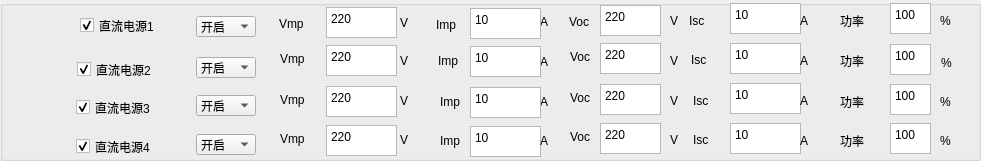
  <widget class="QGroupBox" name="groupBox_7">
   <property name="geometry">
    <rect>
     <x>0</x>
     <y>100</y>
     <width>981</width>
     <height>161</height>
    </rect>
   </property>
   <property name="title">
    <string/>
   </property>
   <widget class="QLabel" name="label_17">
    <property name="geometry">
     <rect>
      <x>280</x>
      <y>90</y>
      <width>31</width>
      <height>20</height>
     </rect>
    </property>
    <property name="text">
     <string>Vmp</string>
    </property>
   </widget>
   <widget class="QTextEdit" name="textEdit_S1_DC2_Isc">
    <property name="geometry">
     <rect>
      <x>730</x>
      <y>43</y>
      <width>71</width>
      <height>31</height>
     </rect>
    </property>
    <property name="html">
     <string>&lt;!DOCTYPE HTML PUBLIC &quot;-//W3C//DTD HTML 4.0//EN&quot; &quot;http://www.w3.org/TR/REC-html40/strict.dtd&quot;&gt;
&lt;html&gt;&lt;head&gt;&lt;meta name=&quot;qrichtext&quot; content=&quot;1&quot; /&gt;&lt;style type=&quot;text/css&quot;&gt;
p, li { white-space: pre-wrap; }
&lt;/style&gt;&lt;/head&gt;&lt;body style=&quot; font-family:'宋体'; font-size:10pt; font-weight:400; font-style:normal;&quot;&gt;
&lt;p style=&quot; margin-top:0px; margin-bottom:0px; margin-left:0px; margin-right:0px; -qt-block-indent:0; text-indent:0px;&quot;&gt;&lt;span style=&quot; font-family:'SimSun'; font-size:9pt;&quot;&gt;10&lt;/span&gt;&lt;/p&gt;&lt;/body&gt;&lt;/html&gt;</string>
    </property>
   </widget>
   <widget class="QTextEdit" name="textEdit_S1_DC2_PF">
    <property name="geometry">
     <rect>
      <x>890</x>
      <y>44</y>
      <width>41</width>
      <height>31</height>
     </rect>
    </property>
    <property name="html">
     <string>&lt;!DOCTYPE HTML PUBLIC &quot;-//W3C//DTD HTML 4.0//EN&quot; &quot;http://www.w3.org/TR/REC-html40/strict.dtd&quot;&gt;
&lt;html&gt;&lt;head&gt;&lt;meta name=&quot;qrichtext&quot; content=&quot;1&quot; /&gt;&lt;style type=&quot;text/css&quot;&gt;
p, li { white-space: pre-wrap; }
&lt;/style&gt;&lt;/head&gt;&lt;body style=&quot; font-family:'宋体'; font-size:10pt; font-weight:400; font-style:normal;&quot;&gt;
&lt;p style=&quot; margin-top:0px; margin-bottom:0px; margin-left:0px; margin-right:0px; -qt-block-indent:0; text-indent:0px;&quot;&gt;&lt;span style=&quot; font-family:'SimSun'; font-size:9pt;&quot;&gt;100&lt;/span&gt;&lt;/p&gt;&lt;/body&gt;&lt;/html&gt;</string>
    </property>
   </widget>
   <widget class="QTextEdit" name="textEdit_S1_DC3_Voc">
    <property name="geometry">
     <rect>
      <x>600</x>
      <y>84</y>
      <width>61</width>
      <height>31</height>
     </rect>
    </property>
    <property name="html">
     <string>&lt;!DOCTYPE HTML PUBLIC &quot;-//W3C//DTD HTML 4.0//EN&quot; &quot;http://www.w3.org/TR/REC-html40/strict.dtd&quot;&gt;
&lt;html&gt;&lt;head&gt;&lt;meta name=&quot;qrichtext&quot; content=&quot;1&quot; /&gt;&lt;style type=&quot;text/css&quot;&gt;
p, li { white-space: pre-wrap; }
&lt;/style&gt;&lt;/head&gt;&lt;body style=&quot; font-family:'宋体'; font-size:10pt; font-weight:400; font-style:normal;&quot;&gt;
&lt;p style=&quot; margin-top:0px; margin-bottom:0px; margin-left:0px; margin-right:0px; -qt-block-indent:0; text-indent:0px;&quot;&gt;&lt;span style=&quot; font-family:'SimSun'; font-size:9pt;&quot;&gt;220&lt;/span&gt;&lt;/p&gt;&lt;/body&gt;&lt;/html&gt;</string>
    </property>
   </widget>
   <widget class="QTextEdit" name="textEdit_S1_DC3_Isc">
    <property name="geometry">
     <rect>
      <x>730</x>
      <y>83</y>
      <width>71</width>
      <height>31</height>
     </rect>
    </property>
    <property name="html">
     <string>&lt;!DOCTYPE HTML PUBLIC &quot;-//W3C//DTD HTML 4.0//EN&quot; &quot;http://www.w3.org/TR/REC-html40/strict.dtd&quot;&gt;
&lt;html&gt;&lt;head&gt;&lt;meta name=&quot;qrichtext&quot; content=&quot;1&quot; /&gt;&lt;style type=&quot;text/css&quot;&gt;
p, li { white-space: pre-wrap; }
&lt;/style&gt;&lt;/head&gt;&lt;body style=&quot; font-family:'宋体'; font-size:10pt; font-weight:400; font-style:normal;&quot;&gt;
&lt;p style=&quot; margin-top:0px; margin-bottom:0px; margin-left:0px; margin-right:0px; -qt-block-indent:0; text-indent:0px;&quot;&gt;&lt;span style=&quot; font-family:'SimSun'; font-size:9pt;&quot;&gt;10&lt;/span&gt;&lt;/p&gt;&lt;/body&gt;&lt;/html&gt;</string>
    </property>
   </widget>
   <widget class="QLabel" name="label_110">
    <property name="geometry">
     <rect>
      <x>400</x>
      <y>13</y>
      <width>16</width>
      <height>20</height>
     </rect>
    </property>
    <property name="text">
     <string>V</string>
    </property>
   </widget>
   <widget class="QTextEdit" name="textEdit_S1_DC1_Isc">
    <property name="geometry">
     <rect>
      <x>730</x>
      <y>3</y>
      <width>71</width>
      <height>31</height>
     </rect>
    </property>
    <property name="html">
     <string>&lt;!DOCTYPE HTML PUBLIC &quot;-//W3C//DTD HTML 4.0//EN&quot; &quot;http://www.w3.org/TR/REC-html40/strict.dtd&quot;&gt;
&lt;html&gt;&lt;head&gt;&lt;meta name=&quot;qrichtext&quot; content=&quot;1&quot; /&gt;&lt;style type=&quot;text/css&quot;&gt;
p, li { white-space: pre-wrap; }
&lt;/style&gt;&lt;/head&gt;&lt;body style=&quot; font-family:'宋体'; font-size:10pt; font-weight:400; font-style:normal;&quot;&gt;
&lt;p style=&quot; margin-top:0px; margin-bottom:0px; margin-left:0px; margin-right:0px; -qt-block-indent:0; text-indent:0px;&quot;&gt;&lt;span style=&quot; font-family:'SimSun'; font-size:9pt;&quot;&gt;10&lt;/span&gt;&lt;/p&gt;&lt;/body&gt;&lt;/html&gt;</string>
    </property>
   </widget>
   <widget class="QLabel" name="label_125">
    <property name="geometry">
     <rect>
      <x>440</x>
      <y>133</y>
      <width>31</width>
      <height>16</height>
     </rect>
    </property>
    <property name="text">
     <string>Imp</string>
    </property>
   </widget>
   <widget class="QLabel" name="label_128">
    <property name="geometry">
     <rect>
      <x>800</x>
      <y>53</y>
      <width>16</width>
      <height>16</height>
     </rect>
    </property>
    <property name="text">
     <string>A</string>
    </property>
   </widget>
   <widget class="QLabel" name="label_112">
    <property name="geometry">
     <rect>
      <x>941</x>
      <y>55</y>
      <width>16</width>
      <height>16</height>
     </rect>
    </property>
    <property name="text">
     <string>%</string>
    </property>
   </widget>
   <widget class="QTextEdit" name="textEdit_S1_DC1_VOLT">
    <property name="geometry">
     <rect>
      <x>326</x>
      <y>7</y>
      <width>71</width>
      <height>31</height>
     </rect>
    </property>
    <property name="html">
     <string>&lt;!DOCTYPE HTML PUBLIC &quot;-//W3C//DTD HTML 4.0//EN&quot; &quot;http://www.w3.org/TR/REC-html40/strict.dtd&quot;&gt;
&lt;html&gt;&lt;head&gt;&lt;meta name=&quot;qrichtext&quot; content=&quot;1&quot; /&gt;&lt;style type=&quot;text/css&quot;&gt;
p, li { white-space: pre-wrap; }
&lt;/style&gt;&lt;/head&gt;&lt;body style=&quot; font-family:'宋体'; font-size:10pt; font-weight:400; font-style:normal;&quot;&gt;
&lt;p style=&quot; margin-top:0px; margin-bottom:0px; margin-left:0px; margin-right:0px; -qt-block-indent:0; text-indent:0px;&quot;&gt;&lt;span style=&quot; font-family:'SimSun'; font-size:9pt;&quot;&gt;220&lt;/span&gt;&lt;/p&gt;&lt;/body&gt;&lt;/html&gt;</string>
    </property>
   </widget>
   <widget class="QLabel" name="label_55">
    <property name="geometry">
     <rect>
      <x>940</x>
      <y>13</y>
      <width>16</width>
      <height>16</height>
     </rect>
    </property>
    <property name="text">
     <string>%</string>
    </property>
   </widget>
   <widget class="QLabel" name="label_116">
    <property name="geometry">
     <rect>
      <x>840</x>
      <y>94</y>
      <width>41</width>
      <height>16</height>
     </rect>
    </property>
    <property name="text">
     <string>功率</string>
    </property>
   </widget>
   <widget class="QComboBox" name="comboBox_S1_DC4">
    <property name="geometry">
     <rect>
      <x>196</x>
      <y>134</y>
      <width>60</width>
      <height>21</height>
     </rect>
    </property>
    <item>
     <property name="text">
      <string>开启</string>
     </property>
    </item>
    <item>
     <property name="text">
      <string>关闭</string>
     </property>
    </item>
   </widget>
   <widget class="QCheckBox" name="checkBox_S1_DC4">
    <property name="geometry">
     <rect>
      <x>76</x>
      <y>126</y>
      <width>111</width>
      <height>41</height>
     </rect>
    </property>
    <property name="text">
     <string>直流电源4</string>
    </property>
    <property name="checked">
     <bool>true</bool>
    </property>
   </widget>
   <widget class="QLabel" name="label_109">
    <property name="geometry">
     <rect>
      <x>670</x>
      <y>13</y>
      <width>16</width>
      <height>16</height>
     </rect>
    </property>
    <property name="text">
     <string>V</string>
    </property>
   </widget>
   <widget class="QLabel" name="label_57">
    <property name="geometry">
     <rect>
      <x>540</x>
      <y>94</y>
      <width>16</width>
      <height>16</height>
     </rect>
    </property>
    <property name="text">
     <string>A</string>
    </property>
   </widget>
   <widget class="QLabel" name="label_105">
    <property name="geometry">
     <rect>
      <x>693</x>
      <y>132</y>
      <width>31</width>
      <height>16</height>
     </rect>
    </property>
    <property name="text">
     <string>Isc</string>
    </property>
   </widget>
   <widget class="QTextEdit" name="textEdit_S1_DC3_VOLT">
    <property name="geometry">
     <rect>
      <x>326</x>
      <y>86</y>
      <width>71</width>
      <height>31</height>
     </rect>
    </property>
    <property name="html">
     <string>&lt;!DOCTYPE HTML PUBLIC &quot;-//W3C//DTD HTML 4.0//EN&quot; &quot;http://www.w3.org/TR/REC-html40/strict.dtd&quot;&gt;
&lt;html&gt;&lt;head&gt;&lt;meta name=&quot;qrichtext&quot; content=&quot;1&quot; /&gt;&lt;style type=&quot;text/css&quot;&gt;
p, li { white-space: pre-wrap; }
&lt;/style&gt;&lt;/head&gt;&lt;body style=&quot; font-family:'宋体'; font-size:10pt; font-weight:400; font-style:normal;&quot;&gt;
&lt;p style=&quot; margin-top:0px; margin-bottom:0px; margin-left:0px; margin-right:0px; -qt-block-indent:0; text-indent:0px;&quot;&gt;&lt;span style=&quot; font-family:'SimSun'; font-size:9pt;&quot;&gt;220&lt;/span&gt;&lt;/p&gt;&lt;/body&gt;&lt;/html&gt;</string>
    </property>
   </widget>
   <widget class="QLabel" name="label_120">
    <property name="geometry">
     <rect>
      <x>436</x>
      <y>14</y>
      <width>31</width>
      <height>21</height>
     </rect>
    </property>
    <property name="text">
     <string>Imp</string>
    </property>
   </widget>
   <widget class="QLabel" name="label_14">
    <property name="geometry">
     <rect>
      <x>280</x>
      <y>49</y>
      <width>31</width>
      <height>20</height>
     </rect>
    </property>
    <property name="text">
     <string>Vmp</string>
    </property>
   </widget>
   <widget class="QLabel" name="label_59">
    <property name="geometry">
     <rect>
      <x>691</x>
      <y>52</y>
      <width>31</width>
      <height>16</height>
     </rect>
    </property>
    <property name="text">
     <string>Isc</string>
    </property>
   </widget>
   <widget class="QLabel" name="label_13">
    <property name="geometry">
     <rect>
      <x>279</x>
      <y>13</y>
      <width>41</width>
      <height>21</height>
     </rect>
    </property>
    <property name="text">
     <string>Vmp</string>
    </property>
   </widget>
   <widget class="QLabel" name="label_53">
    <property name="geometry">
     <rect>
      <x>540</x>
      <y>54</y>
      <width>16</width>
      <height>16</height>
     </rect>
    </property>
    <property name="text">
     <string>A</string>
    </property>
   </widget>
   <widget class="QComboBox" name="comboBox_S1_DC1">
    <property name="geometry">
     <rect>
      <x>196</x>
      <y>16</y>
      <width>60</width>
      <height>21</height>
     </rect>
    </property>
    <item>
     <property name="text">
      <string>开启</string>
     </property>
    </item>
    <item>
     <property name="text">
      <string>关闭</string>
     </property>
    </item>
   </widget>
   <widget class="QCheckBox" name="checkBox_S1_DC3">
    <property name="geometry">
     <rect>
      <x>76</x>
      <y>87</y>
      <width>111</width>
      <height>41</height>
     </rect>
    </property>
    <property name="text">
     <string>直流电源3</string>
    </property>
    <property name="checked">
     <bool>true</bool>
    </property>
   </widget>
   <widget class="QTextEdit" name="textEdit_S1_DC4_VOLT">
    <property name="geometry">
     <rect>
      <x>326</x>
      <y>125</y>
      <width>71</width>
      <height>31</height>
     </rect>
    </property>
    <property name="html">
     <string>&lt;!DOCTYPE HTML PUBLIC &quot;-//W3C//DTD HTML 4.0//EN&quot; &quot;http://www.w3.org/TR/REC-html40/strict.dtd&quot;&gt;
&lt;html&gt;&lt;head&gt;&lt;meta name=&quot;qrichtext&quot; content=&quot;1&quot; /&gt;&lt;style type=&quot;text/css&quot;&gt;
p, li { white-space: pre-wrap; }
&lt;/style&gt;&lt;/head&gt;&lt;body style=&quot; font-family:'宋体'; font-size:10pt; font-weight:400; font-style:normal;&quot;&gt;
&lt;p style=&quot; margin-top:0px; margin-bottom:0px; margin-left:0px; margin-right:0px; -qt-block-indent:0; text-indent:0px;&quot;&gt;&lt;span style=&quot; font-family:'SimSun'; font-size:9pt;&quot;&gt;220&lt;/span&gt;&lt;/p&gt;&lt;/body&gt;&lt;/html&gt;</string>
    </property>
   </widget>
   <widget class="QLabel" name="label_58">
    <property name="geometry">
     <rect>
      <x>440</x>
      <y>94</y>
      <width>31</width>
      <height>16</height>
     </rect>
    </property>
    <property name="text">
     <string>Imp</string>
    </property>
   </widget>
   <widget class="QLabel" name="label_129">
    <property name="geometry">
     <rect>
      <x>840</x>
      <y>53</y>
      <width>41</width>
      <height>16</height>
     </rect>
    </property>
    <property name="text">
     <string>功率</string>
    </property>
   </widget>
   <widget class="QComboBox" name="comboBox_S1_DC2">
    <property name="geometry">
     <rect>
      <x>196</x>
      <y>57</y>
      <width>60</width>
      <height>21</height>
     </rect>
    </property>
    <item>
     <property name="text">
      <string>开启</string>
     </property>
    </item>
    <item>
     <property name="text">
      <string>关闭</string>
     </property>
    </item>
   </widget>
   <widget class="QTextEdit" name="textEdit_S1_DC2_VOLT">
    <property name="geometry">
     <rect>
      <x>326</x>
      <y>45</y>
      <width>71</width>
      <height>31</height>
     </rect>
    </property>
    <property name="html">
     <string>&lt;!DOCTYPE HTML PUBLIC &quot;-//W3C//DTD HTML 4.0//EN&quot; &quot;http://www.w3.org/TR/REC-html40/strict.dtd&quot;&gt;
&lt;html&gt;&lt;head&gt;&lt;meta name=&quot;qrichtext&quot; content=&quot;1&quot; /&gt;&lt;style type=&quot;text/css&quot;&gt;
p, li { white-space: pre-wrap; }
&lt;/style&gt;&lt;/head&gt;&lt;body style=&quot; font-family:'宋体'; font-size:10pt; font-weight:400; font-style:normal;&quot;&gt;
&lt;p style=&quot; margin-top:0px; margin-bottom:0px; margin-left:0px; margin-right:0px; -qt-block-indent:0; text-indent:0px;&quot;&gt;&lt;span style=&quot; font-family:'SimSun'; font-size:9pt;&quot;&gt;220&lt;/span&gt;&lt;/p&gt;&lt;/body&gt;&lt;/html&gt;</string>
    </property>
   </widget>
   <widget class="QTextEdit" name="textEdit_S1_DC3_PF">
    <property name="geometry">
     <rect>
      <x>890</x>
      <y>84</y>
      <width>41</width>
      <height>31</height>
     </rect>
    </property>
    <property name="html">
     <string>&lt;!DOCTYPE HTML PUBLIC &quot;-//W3C//DTD HTML 4.0//EN&quot; &quot;http://www.w3.org/TR/REC-html40/strict.dtd&quot;&gt;
&lt;html&gt;&lt;head&gt;&lt;meta name=&quot;qrichtext&quot; content=&quot;1&quot; /&gt;&lt;style type=&quot;text/css&quot;&gt;
p, li { white-space: pre-wrap; }
&lt;/style&gt;&lt;/head&gt;&lt;body style=&quot; font-family:'宋体'; font-size:10pt; font-weight:400; font-style:normal;&quot;&gt;
&lt;p style=&quot; margin-top:0px; margin-bottom:0px; margin-left:0px; margin-right:0px; -qt-block-indent:0; text-indent:0px;&quot;&gt;&lt;span style=&quot; font-family:'SimSun'; font-size:9pt;&quot;&gt;100&lt;/span&gt;&lt;/p&gt;&lt;/body&gt;&lt;/html&gt;</string>
    </property>
   </widget>
   <widget class="QLabel" name="label_117">
    <property name="geometry">
     <rect>
      <x>940</x>
      <y>133</y>
      <width>16</width>
      <height>16</height>
     </rect>
    </property>
    <property name="text">
     <string>%</string>
    </property>
   </widget>
   <widget class="QLabel" name="label_51">
    <property name="geometry">
     <rect>
      <x>670</x>
      <y>53</y>
      <width>16</width>
      <height>16</height>
     </rect>
    </property>
    <property name="text">
     <string>V</string>
    </property>
   </widget>
   <widget class="QTextEdit" name="textEdit_S1_DC4_CURR">
    <property name="geometry">
     <rect>
      <x>470</x>
      <y>126</y>
      <width>71</width>
      <height>31</height>
     </rect>
    </property>
    <property name="html">
     <string>&lt;!DOCTYPE HTML PUBLIC &quot;-//W3C//DTD HTML 4.0//EN&quot; &quot;http://www.w3.org/TR/REC-html40/strict.dtd&quot;&gt;
&lt;html&gt;&lt;head&gt;&lt;meta name=&quot;qrichtext&quot; content=&quot;1&quot; /&gt;&lt;style type=&quot;text/css&quot;&gt;
p, li { white-space: pre-wrap; }
&lt;/style&gt;&lt;/head&gt;&lt;body style=&quot; font-family:'宋体'; font-size:10pt; font-weight:400; font-style:normal;&quot;&gt;
&lt;p style=&quot; margin-top:0px; margin-bottom:0px; margin-left:0px; margin-right:0px; -qt-block-indent:0; text-indent:0px;&quot;&gt;&lt;span style=&quot; font-family:'SimSun'; font-size:9pt;&quot;&gt;10&lt;/span&gt;&lt;/p&gt;&lt;/body&gt;&lt;/html&gt;</string>
    </property>
   </widget>
   <widget class="QLabel" name="label_101">
    <property name="geometry">
     <rect>
      <x>693</x>
      <y>93</y>
      <width>31</width>
      <height>16</height>
     </rect>
    </property>
    <property name="text">
     <string>Isc</string>
    </property>
   </widget>
   <widget class="QLabel" name="label_127">
    <property name="geometry">
     <rect>
      <x>400</x>
      <y>93</y>
      <width>16</width>
      <height>16</height>
     </rect>
    </property>
    <property name="text">
     <string>V</string>
    </property>
   </widget>
   <widget class="QLabel" name="label_100">
    <property name="geometry">
     <rect>
      <x>840</x>
      <y>133</y>
      <width>41</width>
      <height>16</height>
     </rect>
    </property>
    <property name="text">
     <string>功率</string>
    </property>
   </widget>
   <widget class="QLabel" name="label_106">
    <property name="geometry">
     <rect>
      <x>689</x>
      <y>13</y>
      <width>31</width>
      <height>16</height>
     </rect>
    </property>
    <property name="text">
     <string>Isc</string>
    </property>
   </widget>
   <widget class="QLabel" name="label_118">
    <property name="geometry">
     <rect>
      <x>540</x>
      <y>14</y>
      <width>16</width>
      <height>16</height>
     </rect>
    </property>
    <property name="text">
     <string>A</string>
    </property>
   </widget>
   <widget class="QLabel" name="label_119">
    <property name="geometry">
     <rect>
      <x>670</x>
      <y>93</y>
      <width>16</width>
      <height>16</height>
     </rect>
    </property>
    <property name="text">
     <string>V</string>
    </property>
   </widget>
   <widget class="QCheckBox" name="checkBox_S1_DC1">
    <property name="geometry">
     <rect>
      <x>80</x>
      <y>10</y>
      <width>111</width>
      <height>31</height>
     </rect>
    </property>
    <property name="text">
     <string>直流电源1</string>
    </property>
    <property name="checked">
     <bool>true</bool>
    </property>
   </widget>
   <widget class="QLabel" name="label_54">
    <property name="geometry">
     <rect>
      <x>280</x>
      <y>129</y>
      <width>31</width>
      <height>20</height>
     </rect>
    </property>
    <property name="text">
     <string>Vmp</string>
    </property>
   </widget>
   <widget class="QComboBox" name="comboBox_S1_DC3">
    <property name="geometry">
     <rect>
      <x>196</x>
      <y>95</y>
      <width>60</width>
      <height>21</height>
     </rect>
    </property>
    <item>
     <property name="text">
      <string>开启</string>
     </property>
    </item>
    <item>
     <property name="text">
      <string>关闭</string>
     </property>
    </item>
   </widget>
   <widget class="QTextEdit" name="textEdit_S1_DC1_Voc">
    <property name="geometry">
     <rect>
      <x>600</x>
      <y>5</y>
      <width>61</width>
      <height>31</height>
     </rect>
    </property>
    <property name="html">
     <string>&lt;!DOCTYPE HTML PUBLIC &quot;-//W3C//DTD HTML 4.0//EN&quot; &quot;http://www.w3.org/TR/REC-html40/strict.dtd&quot;&gt;
&lt;html&gt;&lt;head&gt;&lt;meta name=&quot;qrichtext&quot; content=&quot;1&quot; /&gt;&lt;style type=&quot;text/css&quot;&gt;
p, li { white-space: pre-wrap; }
&lt;/style&gt;&lt;/head&gt;&lt;body style=&quot; font-family:'宋体'; font-size:10pt; font-weight:400; font-style:normal;&quot;&gt;
&lt;p style=&quot; margin-top:0px; margin-bottom:0px; margin-left:0px; margin-right:0px; -qt-block-indent:0; text-indent:0px;&quot;&gt;&lt;span style=&quot; font-family:'SimSun'; font-size:9pt;&quot;&gt;220&lt;/span&gt;&lt;/p&gt;&lt;/body&gt;&lt;/html&gt;</string>
    </property>
   </widget>
   <widget class="QLabel" name="label_103">
    <property name="geometry">
     <rect>
      <x>540</x>
      <y>133</y>
      <width>16</width>
      <height>16</height>
     </rect>
    </property>
    <property name="text">
     <string>A</string>
    </property>
   </widget>
   <widget class="QLabel" name="label_52">
    <property name="geometry">
     <rect>
      <x>438</x>
      <y>53</y>
      <width>31</width>
      <height>16</height>
     </rect>
    </property>
    <property name="text">
     <string>Imp</string>
    </property>
   </widget>
   <widget class="QTextEdit" name="textEdit_S1_DC4_Isc">
    <property name="geometry">
     <rect>
      <x>730</x>
      <y>123</y>
      <width>71</width>
      <height>31</height>
     </rect>
    </property>
    <property name="html">
     <string>&lt;!DOCTYPE HTML PUBLIC &quot;-//W3C//DTD HTML 4.0//EN&quot; &quot;http://www.w3.org/TR/REC-html40/strict.dtd&quot;&gt;
&lt;html&gt;&lt;head&gt;&lt;meta name=&quot;qrichtext&quot; content=&quot;1&quot; /&gt;&lt;style type=&quot;text/css&quot;&gt;
p, li { white-space: pre-wrap; }
&lt;/style&gt;&lt;/head&gt;&lt;body style=&quot; font-family:'宋体'; font-size:10pt; font-weight:400; font-style:normal;&quot;&gt;
&lt;p style=&quot; margin-top:0px; margin-bottom:0px; margin-left:0px; margin-right:0px; -qt-block-indent:0; text-indent:0px;&quot;&gt;&lt;span style=&quot; font-family:'SimSun'; font-size:9pt;&quot;&gt;10&lt;/span&gt;&lt;/p&gt;&lt;/body&gt;&lt;/html&gt;</string>
    </property>
   </widget>
   <widget class="QLabel" name="label_104">
    <property name="geometry">
     <rect>
      <x>840</x>
      <y>13</y>
      <width>41</width>
      <height>16</height>
     </rect>
    </property>
    <property name="text">
     <string>功率</string>
    </property>
   </widget>
   <widget class="QTextEdit" name="textEdit_S1_DC3_CURR">
    <property name="geometry">
     <rect>
      <x>470</x>
      <y>87</y>
      <width>71</width>
      <height>31</height>
     </rect>
    </property>
    <property name="html">
     <string>&lt;!DOCTYPE HTML PUBLIC &quot;-//W3C//DTD HTML 4.0//EN&quot; &quot;http://www.w3.org/TR/REC-html40/strict.dtd&quot;&gt;
&lt;html&gt;&lt;head&gt;&lt;meta name=&quot;qrichtext&quot; content=&quot;1&quot; /&gt;&lt;style type=&quot;text/css&quot;&gt;
p, li { white-space: pre-wrap; }
&lt;/style&gt;&lt;/head&gt;&lt;body style=&quot; font-family:'宋体'; font-size:10pt; font-weight:400; font-style:normal;&quot;&gt;
&lt;p style=&quot; margin-top:0px; margin-bottom:0px; margin-left:0px; margin-right:0px; -qt-block-indent:0; text-indent:0px;&quot;&gt;&lt;span style=&quot; font-family:'SimSun'; font-size:9pt;&quot;&gt;10&lt;/span&gt;&lt;/p&gt;&lt;/body&gt;&lt;/html&gt;</string>
    </property>
   </widget>
   <widget class="QLabel" name="label_114">
    <property name="geometry">
     <rect>
      <x>800</x>
      <y>133</y>
      <width>16</width>
      <height>16</height>
     </rect>
    </property>
    <property name="text">
     <string>A</string>
    </property>
   </widget>
   <widget class="QLabel" name="label_126">
    <property name="geometry">
     <rect>
      <x>400</x>
      <y>132</y>
      <width>16</width>
      <height>16</height>
     </rect>
    </property>
    <property name="text">
     <string>V</string>
    </property>
   </widget>
   <widget class="QLabel" name="label_111">
    <property name="geometry">
     <rect>
      <x>670</x>
      <y>132</y>
      <width>16</width>
      <height>16</height>
     </rect>
    </property>
    <property name="text">
     <string>V</string>
    </property>
   </widget>
   <widget class="QLabel" name="label_108">
    <property name="geometry">
     <rect>
      <x>569</x>
      <y>12</y>
      <width>31</width>
      <height>20</height>
     </rect>
    </property>
    <property name="text">
     <string>Voc</string>
    </property>
   </widget>
   <widget class="QLabel" name="label_122">
    <property name="geometry">
     <rect>
      <x>570</x>
      <y>47</y>
      <width>31</width>
      <height>20</height>
     </rect>
    </property>
    <property name="text">
     <string>Voc</string>
    </property>
   </widget>
   <widget class="QLabel" name="label_56">
    <property name="geometry">
     <rect>
      <x>800</x>
      <y>13</y>
      <width>16</width>
      <height>16</height>
     </rect>
    </property>
    <property name="text">
     <string>A</string>
    </property>
   </widget>
   <widget class="QTextEdit" name="textEdit_S1_DC4_PF">
    <property name="geometry">
     <rect>
      <x>890</x>
      <y>123</y>
      <width>41</width>
      <height>31</height>
     </rect>
    </property>
    <property name="html">
     <string>&lt;!DOCTYPE HTML PUBLIC &quot;-//W3C//DTD HTML 4.0//EN&quot; &quot;http://www.w3.org/TR/REC-html40/strict.dtd&quot;&gt;
&lt;html&gt;&lt;head&gt;&lt;meta name=&quot;qrichtext&quot; content=&quot;1&quot; /&gt;&lt;style type=&quot;text/css&quot;&gt;
p, li { white-space: pre-wrap; }
&lt;/style&gt;&lt;/head&gt;&lt;body style=&quot; font-family:'宋体'; font-size:10pt; font-weight:400; font-style:normal;&quot;&gt;
&lt;p style=&quot; margin-top:0px; margin-bottom:0px; margin-left:0px; margin-right:0px; -qt-block-indent:0; text-indent:0px;&quot;&gt;&lt;span style=&quot; font-family:'SimSun'; font-size:9pt;&quot;&gt;100&lt;/span&gt;&lt;/p&gt;&lt;/body&gt;&lt;/html&gt;</string>
    </property>
   </widget>
   <widget class="QTextEdit" name="textEdit_S1_DC2_Voc">
    <property name="geometry">
     <rect>
      <x>600</x>
      <y>43</y>
      <width>61</width>
      <height>31</height>
     </rect>
    </property>
    <property name="html">
     <string>&lt;!DOCTYPE HTML PUBLIC &quot;-//W3C//DTD HTML 4.0//EN&quot; &quot;http://www.w3.org/TR/REC-html40/strict.dtd&quot;&gt;
&lt;html&gt;&lt;head&gt;&lt;meta name=&quot;qrichtext&quot; content=&quot;1&quot; /&gt;&lt;style type=&quot;text/css&quot;&gt;
p, li { white-space: pre-wrap; }
&lt;/style&gt;&lt;/head&gt;&lt;body style=&quot; font-family:'宋体'; font-size:10pt; font-weight:400; font-style:normal;&quot;&gt;
&lt;p style=&quot; margin-top:0px; margin-bottom:0px; margin-left:0px; margin-right:0px; -qt-block-indent:0; text-indent:0px;&quot;&gt;&lt;span style=&quot; font-family:'SimSun'; font-size:9pt;&quot;&gt;220&lt;/span&gt;&lt;/p&gt;&lt;/body&gt;&lt;/html&gt;</string>
    </property>
   </widget>
   <widget class="QTextEdit" name="textEdit_S1_DC1_PF">
    <property name="geometry">
     <rect>
      <x>890</x>
      <y>3</y>
      <width>41</width>
      <height>31</height>
     </rect>
    </property>
    <property name="html">
     <string>&lt;!DOCTYPE HTML PUBLIC &quot;-//W3C//DTD HTML 4.0//EN&quot; &quot;http://www.w3.org/TR/REC-html40/strict.dtd&quot;&gt;
&lt;html&gt;&lt;head&gt;&lt;meta name=&quot;qrichtext&quot; content=&quot;1&quot; /&gt;&lt;style type=&quot;text/css&quot;&gt;
p, li { white-space: pre-wrap; }
&lt;/style&gt;&lt;/head&gt;&lt;body style=&quot; font-family:'宋体'; font-size:10pt; font-weight:400; font-style:normal;&quot;&gt;
&lt;p style=&quot; margin-top:0px; margin-bottom:0px; margin-left:0px; margin-right:0px; -qt-block-indent:0; text-indent:0px;&quot;&gt;&lt;span style=&quot; font-family:'SimSun'; font-size:9pt;&quot;&gt;100&lt;/span&gt;&lt;/p&gt;&lt;/body&gt;&lt;/html&gt;</string>
    </property>
   </widget>
   <widget class="QLabel" name="label_15">
    <property name="geometry">
     <rect>
      <x>400</x>
      <y>53</y>
      <width>16</width>
      <height>16</height>
     </rect>
    </property>
    <property name="text">
     <string>V</string>
    </property>
   </widget>
   <widget class="QTextEdit" name="textEdit_S1_DC1_CURR">
    <property name="geometry">
     <rect>
      <x>470</x>
      <y>8</y>
      <width>71</width>
      <height>31</height>
     </rect>
    </property>
    <property name="html">
     <string>&lt;!DOCTYPE HTML PUBLIC &quot;-//W3C//DTD HTML 4.0//EN&quot; &quot;http://www.w3.org/TR/REC-html40/strict.dtd&quot;&gt;
&lt;html&gt;&lt;head&gt;&lt;meta name=&quot;qrichtext&quot; content=&quot;1&quot; /&gt;&lt;style type=&quot;text/css&quot;&gt;
p, li { white-space: pre-wrap; }
&lt;/style&gt;&lt;/head&gt;&lt;body style=&quot; font-family:'宋体'; font-size:10pt; font-weight:400; font-style:normal;&quot;&gt;
&lt;p style=&quot; margin-top:0px; margin-bottom:0px; margin-left:0px; margin-right:0px; -qt-block-indent:0; text-indent:0px;&quot;&gt;&lt;span style=&quot; font-family:'SimSun'; font-size:9pt;&quot;&gt;10&lt;/span&gt;&lt;/p&gt;&lt;/body&gt;&lt;/html&gt;</string>
    </property>
   </widget>
   <widget class="QCheckBox" name="checkBox_S1_DC2">
    <property name="geometry">
     <rect>
      <x>77</x>
      <y>49</y>
      <width>111</width>
      <height>41</height>
     </rect>
    </property>
    <property name="text">
     <string>直流电源2</string>
    </property>
    <property name="checked">
     <bool>true</bool>
    </property>
   </widget>
   <widget class="QLabel" name="label_130">
    <property name="geometry">
     <rect>
      <x>570</x>
      <y>88</y>
      <width>31</width>
      <height>20</height>
     </rect>
    </property>
    <property name="text">
     <string>Voc</string>
    </property>
   </widget>
   <widget class="QLabel" name="label_124">
    <property name="geometry">
     <rect>
      <x>800</x>
      <y>93</y>
      <width>16</width>
      <height>16</height>
     </rect>
    </property>
    <property name="text">
     <string>A</string>
    </property>
   </widget>
   <widget class="QLabel" name="label_121">
    <property name="geometry">
     <rect>
      <x>570</x>
      <y>127</y>
      <width>31</width>
      <height>20</height>
     </rect>
    </property>
    <property name="text">
     <string>Voc</string>
    </property>
   </widget>
   <widget class="QLabel" name="label_115">
    <property name="geometry">
     <rect>
      <x>940</x>
      <y>94</y>
      <width>16</width>
      <height>16</height>
     </rect>
    </property>
    <property name="text">
     <string>%</string>
    </property>
   </widget>
   <widget class="QTextEdit" name="textEdit_S1_DC2_CURR">
    <property name="geometry">
     <rect>
      <x>470</x>
      <y>46</y>
      <width>71</width>
      <height>31</height>
     </rect>
    </property>
    <property name="html">
     <string>&lt;!DOCTYPE HTML PUBLIC &quot;-//W3C//DTD HTML 4.0//EN&quot; &quot;http://www.w3.org/TR/REC-html40/strict.dtd&quot;&gt;
&lt;html&gt;&lt;head&gt;&lt;meta name=&quot;qrichtext&quot; content=&quot;1&quot; /&gt;&lt;style type=&quot;text/css&quot;&gt;
p, li { white-space: pre-wrap; }
&lt;/style&gt;&lt;/head&gt;&lt;body style=&quot; font-family:'宋体'; font-size:10pt; font-weight:400; font-style:normal;&quot;&gt;
&lt;p style=&quot; margin-top:0px; margin-bottom:0px; margin-left:0px; margin-right:0px; -qt-block-indent:0; text-indent:0px;&quot;&gt;&lt;span style=&quot; font-family:'SimSun'; font-size:9pt;&quot;&gt;10&lt;/span&gt;&lt;/p&gt;&lt;/body&gt;&lt;/html&gt;</string>
    </property>
   </widget>
   <widget class="QTextEdit" name="textEdit_S1_DC4_Voc">
    <property name="geometry">
     <rect>
      <x>600</x>
      <y>123</y>
      <width>61</width>
      <height>31</height>
     </rect>
    </property>
    <property name="html">
     <string>&lt;!DOCTYPE HTML PUBLIC &quot;-//W3C//DTD HTML 4.0//EN&quot; &quot;http://www.w3.org/TR/REC-html40/strict.dtd&quot;&gt;
&lt;html&gt;&lt;head&gt;&lt;meta name=&quot;qrichtext&quot; content=&quot;1&quot; /&gt;&lt;style type=&quot;text/css&quot;&gt;
p, li { white-space: pre-wrap; }
&lt;/style&gt;&lt;/head&gt;&lt;body style=&quot; font-family:'宋体'; font-size:10pt; font-weight:400; font-style:normal;&quot;&gt;
&lt;p style=&quot; margin-top:0px; margin-bottom:0px; margin-left:0px; margin-right:0px; -qt-block-indent:0; text-indent:0px;&quot;&gt;&lt;span style=&quot; font-family:'SimSun'; font-size:9pt;&quot;&gt;220&lt;/span&gt;&lt;/p&gt;&lt;/body&gt;&lt;/html&gt;</string>
    </property>
   </widget>
  </widget>
